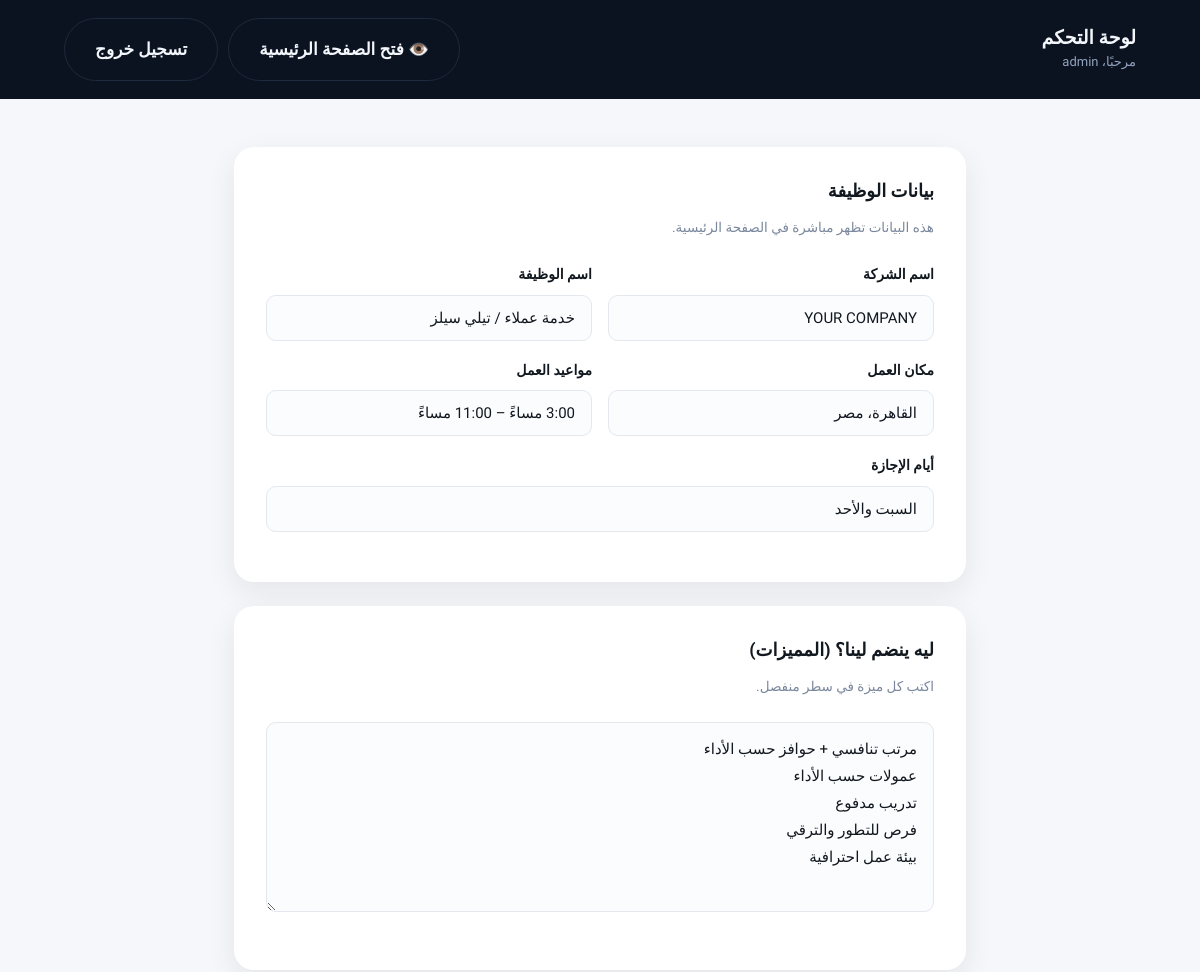
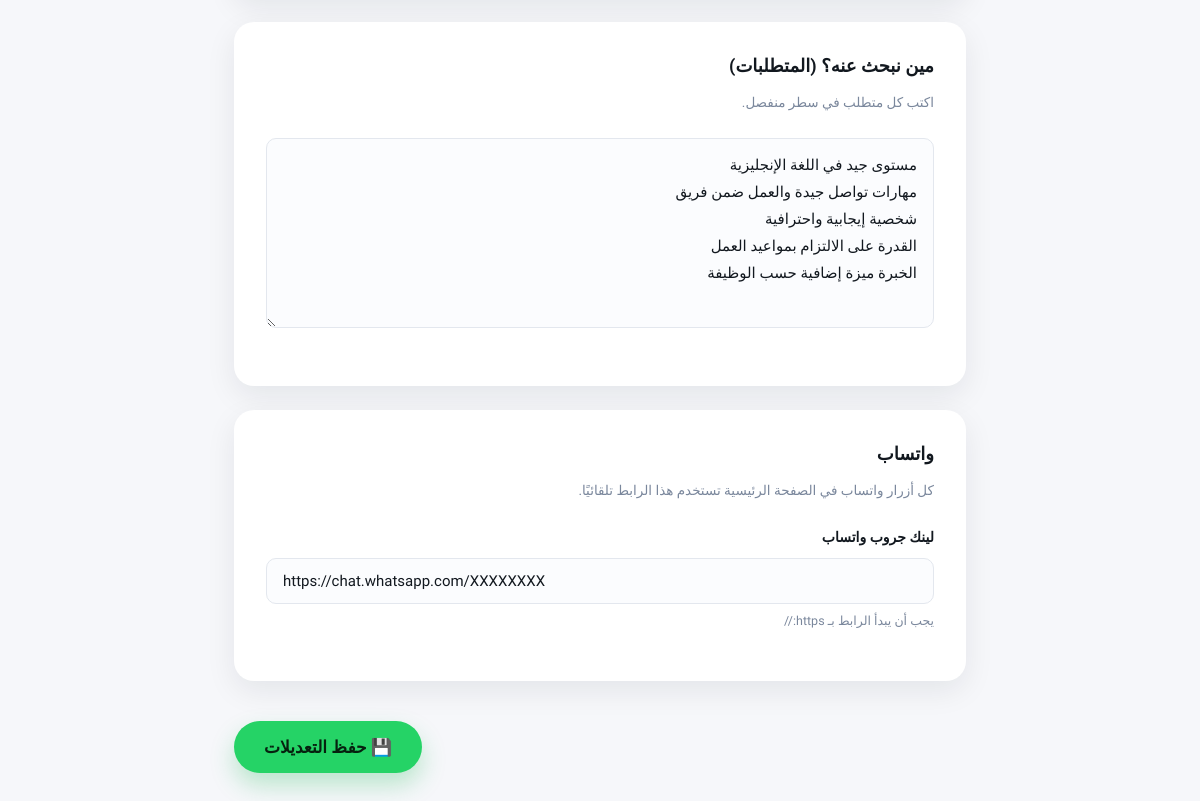
/admin (signed in), run on the app's committed database (2 pictures, top to bottom).
### tables this page shows
CREATE TABLE settings (
            key   TEXT PRIMARY KEY,
            value TEXT NOT NULL
        );

### app.py (the view)
@app.route("/admin")
@login_required
def admin_dashboard():
    settings = get_settings()
    return render_template("admin.html", settings=settings)

### app.py (called while the page is built)
def get_db():
    if "db" not in g:
        g.db = sqlite3.connect(DATABASE)
        g.db.row_factory = sqlite3.Row
    return g.db

def get_settings():
    db = get_db()
    rows = db.execute("SELECT key, value FROM settings").fetchall()
    settings = {row["key"]: row["value"] for row in rows}
    for key, default_value in DEFAULT_SETTINGS.items():
        settings.setdefault(key, default_value)
    return settings

def login_required(view):
    @wraps(view)
    def wrapped(*args, **kwargs):
        if not session.get("logged_in"):
            return redirect(url_for("admin_login"))
        return view(*args, **kwargs)
    return wrapped

### templates/admin.html (shortened to what this page needs)
<!DOCTYPE html>
<html lang="ar" dir="rtl">
<head>
  <link rel="stylesheet" href="{{ url_for('static', filename='style.css') }}">
</head>
<body class="admin-page">
  <div class="admin-topbar">
    <div class="container">
      <div>
        <h1>لوحة التحكم</h1>
        <div class="admin-user">مرحبًا، {{ session.get('username', 'admin') }}</div>
      </div>
      <div class="admin-actions">
        <a class="btn btn-ghost" href="{{ url_for('index') }}" target="_blank" rel="noopener noreferrer">
          👁️ فتح الصفحة الرئيسية
        </a>
        <a class="btn btn-ghost" href="{{ url_for('admin_logout') }}">تسجيل خروج</a>
      </div>
    </div>
  </div>
  <div class="admin-body">
    <form id="settings-form" novalidate>
      <div class="admin-card">
        <h2>بيانات الوظيفة</h2>
        <p class="card-desc">هذه البيانات تظهر مباشرة في الصفحة الرئيسية.</p>
        <div class="row-2">
          <div class="field" data-field="company_name">
            <label for="company_name">اسم الشركة</label>
            <input type="text" id="company_name" name="company_name" value="{{ settings.company_name }}">
          </div>
          <div class="field" data-field="job_title">
            <label for="job_title">اسم الوظيفة</label>
            <input type="text" id="job_title" name="job_title" value="{{ settings.job_title }}">
          </div>
        </div>
        <div class="row-2">
          <div class="field" data-field="location">
            <label for="location">مكان العمل</label>
            <input type="text" id="location" name="location" value="{{ settings.location }}">
          </div>
          <div class="field" data-field="working_hours">
            <label for="working_hours">مواعيد العمل</label>
            <input type="text" id="working_hours" name="working_hours" value="{{ settings.working_hours }}">
          </div>
        </div>
        <div class="field" data-field="days_off">
          <label for="days_off">أيام الإجازة</label>
          <input type="text" id="days_off" name="days_off" value="{{ settings.days_off }}">
        </div>
      </div>
      <div class="admin-card">
        <h2>ليه ينضم لينا؟ (المميزات)</h2>
        <p class="card-desc">اكتب كل ميزة في سطر منفصل.</p>
        <div class="field" data-field="benefits">
          <textarea id="benefits" name="benefits" rows="6">{{ settings.benefits }}</textarea>
        </div>
      </div>
      <div class="admin-card">
        <h2>مين نبحث عنه؟ (المتطلبات)</h2>
        <p class="card-desc">اكتب كل متطلب في سطر منفصل.</p>
        <div class="field" data-field="requirements">
          <textarea id="requirements" name="requirements" rows="6">{{ settings.requirements }}</textarea>
        </div>
      </div>
      <div class="admin-card">
        <h2>واتساب</h2>
        <p class="card-desc">كل أزرار واتساب في الصفحة الرئيسية تستخدم هذا الرابط تلقائيًا.</p>
        <div class="field" data-field="whatsapp_link">
          <label for="whatsapp_link">لينك جروب واتساب</label>
          <input type="text" id="whatsapp_link" name="whatsapp_link" value="{{ settings.whatsapp_link }}" placeholder="https://chat.whatsapp.com/XXXXXXXX" dir="ltr" style="text-align: left;">
          <div class="field-hint">يجب أن يبدأ الرابط بـ https://</div>
        </div>
      </div>
      <div class="save-bar">
        <button type="submit" class="btn btn-whatsapp" id="save-btn">💾 حفظ التعديلات</button>
      </div>
    </form>
  </div>
</body>
</html>

### static/style.css (style rules this page uses)
:root { --bg-hero: #0B1220; --bg-hero-2: #101B30; --bg-page: #F6F7FA; --bg-alt: #EEF3F1; --surface: #FFFFFF; --border: #E3E7EE; --border-dark: #1E2A3D; --text-on-dark: #F3F6FA; --text-on-dark-muted: #93A3BD; --text-strong: #12181F; --text-body: #445066; --text-muted: #7A879C; --green: #22C55E; --green-dark: #17A24A; --green-tint: #E7F8ED; --whatsapp: #25D366; --whatsapp-dark: #1DB856; --accent-blue: #3B82F6; --accent-blue-tint: #EAF1FE; --radius-lg: 20px; --radius-md: 14px; --radius-sm: 10px; --radius-pill: 999px; --shadow-soft: 0 10px 30px rgba(15, 23, 42, 0.08); --shadow-card: 0 20px 45px rgba(9, 15, 30, 0.35); --shadow-btn: 0 12px 24px rgba(29, 184, 86, 0.28); --max-width: 1120px; --font-arabic: "IBM Plex Sans Arabic", "Tahoma", sans-serif; }
* { box-sizing: border-box; }
html { scroll-behavior: smooth; }
body { margin: 0; font-family: var(--font-arabic); background: var(--bg-page); color: var(--text-body); line-height: 1.7; -webkit-font-smoothing: antialiased; }
a { color: inherit; text-decoration: none; }
.container { max-width: var(--max-width); margin: 0 auto; padding: 0 24px; }
h1, h2, h3 { color: var(--text-strong); margin: 0; font-weight: 700; line-height: 1.3; }
.btn { display: inline-flex; align-items: center; gap: 10px; border: none; cursor: pointer; font-family: inherit; font-size: 17px; font-weight: 700; padding: 16px 30px; border-radius: var(--radius-pill); transition: transform 0.18s ease, box-shadow 0.18s ease, background 0.18s ease; white-space: nowrap; }
.btn-whatsapp { background: var(--whatsapp); color: #06210F; box-shadow: var(--shadow-btn); }
.btn-ghost { background: transparent; border: 1.5px solid var(--border-dark); color: var(--text-on-dark); }
.field { margin-bottom: 18px; }
.field label { display: block; font-size: 14px; font-weight: 600; color: var(--text-strong); margin-bottom: 8px; }
.field input, .field textarea { width: 100%; font-family: inherit; font-size: 15px; padding: 13px 16px; border-radius: var(--radius-sm); border: 1.5px solid var(--border); background: #FBFCFE; color: var(--text-strong); transition: border-color 0.15s ease, background 0.15s ease; }
.field textarea { resize: vertical; min-height: 96px; line-height: 1.8; }
.field-hint { font-size: 12.5px; color: var(--text-muted); margin-top: 6px; }
.admin-page { background: var(--bg-page); min-height: 100vh; }
.admin-topbar { background: var(--bg-hero); color: var(--text-on-dark); padding: 18px 0; }
.admin-topbar .container { display: flex; align-items: center; justify-content: space-between; gap: 16px; flex-wrap: wrap; }
.admin-topbar h1 { color: var(--text-on-dark); font-size: 19px; }
.admin-topbar .admin-user { color: var(--text-on-dark-muted); font-size: 13px; }
.admin-actions { display: flex; gap: 10px; flex-wrap: wrap; }
.admin-body { max-width: 780px; margin: 0 auto; padding: 48px 24px 80px; }
.admin-card { background: var(--surface); border-radius: var(--radius-lg); box-shadow: var(--shadow-soft); padding: 32px; margin-bottom: 24px; }
.admin-card h2 { font-size: 18px; margin-bottom: 4px; }
.admin-card .card-desc { font-size: 13.5px; color: var(--text-muted); margin-bottom: 24px; }
.row-2 { display: grid; grid-template-columns: 1fr 1fr; gap: 16px; }
.save-bar { position: sticky; bottom: 0; display: flex; align-items: center; gap: 16px; justify-content: flex-end; padding: 16px 0 4px; }

### data on the page
settings: company_name "YOUR COMPANY"
settings: job_title "خدمة عملاء / تيلي سيلز"
settings: location "القاهرة، مصر"
settings: working_hours "3:00 مساءً – 11:00 مساءً"
settings: days_off "السبت والأحد"
settings: benefits "مرتب تنافسي + حوافز حسب الأداء عمولات حسب الأداء تدريب مدفوع فرص للتطور والترقي بيئة عمل احترافية"
settings: requirements "مستوى جيد في اللغة الإنجليزية مهارات تواصل جيدة والعمل ضمن فريق شخصية إيجابية واحترافية القدرة على الالتزام بمواعيد العمل الخبرة ميزة إضافية حسب الوظيفة"
settings: whatsapp_link "https://chat.whatsapp.com/XXXXXXXX"

### other printed values
{{ session.get('username', 'admin') }} "admin"
